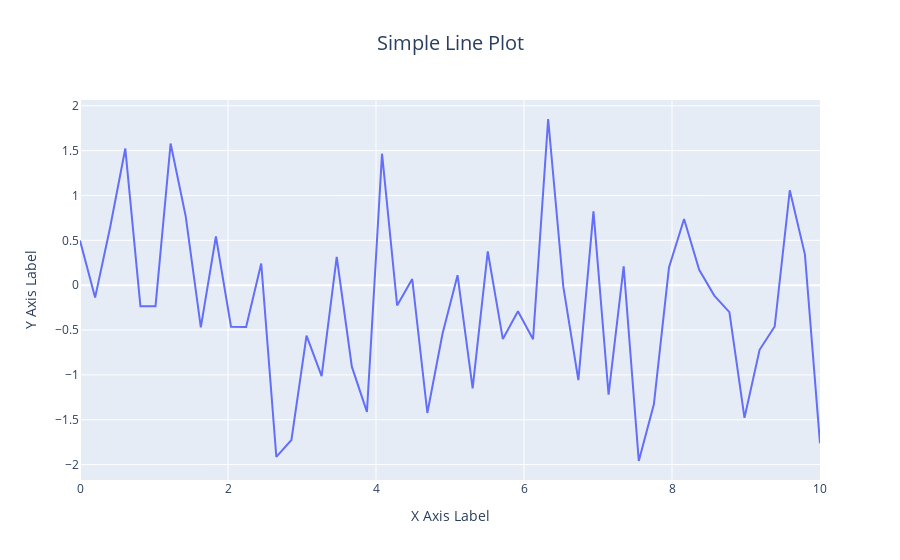

Notebook code cell kept with this figure:
### Markdown cell above
### 20. Using Plotly, create a basic line plot of a randomly generated dataset, label the axes, and set the title as 'Simple Line Plot'.

### Code cell
# Import necessary libraries from Plotly
import plotly.graph_objs as go
import numpy as np

# Generate a random dataset
# For this example, we'll generate 50 random data points for both X and Y axes
np.random.seed(42)  # Set seed for reproducibility
x_data = np.linspace(0, 10, 50)  # Generate 50 evenly spaced numbers between 0 and 10
y_data = np.random.randn(50)  # Generate 50 random numbers with a normal distribution

# Create a line plot using Plotly's go.Line object
line_plot = go.Figure()

# Add the trace to the plot
# The trace represents the data that is plotted on the graph
line_plot.add_trace(go.Scatter(
    x=x_data, 
    y=y_data,
    mode='lines',  # This specifies that we want a line plot
    name='Random Data'  # Label for the legend
))

# Label the axes
line_plot.update_layout(
    xaxis_title='X Axis Label',  # Label for the X axis
    yaxis_title='Y Axis Label',  # Label for the Y axis
    title='Simple Line Plot'  # Title of the plot
)

# Customize the title for better presentation
line_plot.update_layout(
    title=dict(
        font=dict(size=20),  # Set the font size for the title
        x=0.5,  # Center the title horizontally
        xanchor='center'  # Anchor the title in the center
    )
)

# Show the plot 
line_plot.show()

### Figure 1 — Plotly figure (JSON) as saved in the notebook; plotly's stock layout.template omitted (floating-point values rounded to 4 significant figures)
{"data": [{"mode": "lines", "name": "Random Data", "type": "scatter", "x": [0, 0.2041, 0.4082, 0.6122, 0.8163, 1.02, 1.224, 1.429, 1.633, 1.837, 2.041, 2.245, 2.449, 2.653, 2.857, 3.061, 3.265, 3.469, 3.673, 3.878, 4.082, 4.286, 4.49, 4.694, 4.898, 5.102, 5.306, 5.51, 5.714, 5.918, 6.122, 6.327, 6.531, 6.735, 6.939, 7.143, 7.347, 7.551, 7.755, 7.959, 8.163, 8.367, 8.571, 8.776, 8.98, 9.184, 9.388, 9.592, 9.796, 10], "y": [0.4967, -0.1383, 0.6477, 1.523, -0.2342, -0.2341, 1.579, 0.7674, -0.4695, 0.5426, -0.4634, -0.4657, 0.242, -1.913, -1.725, -0.5623, -1.013, 0.3142, -0.908, -1.412, 1.466, -0.2258, 0.06753, -1.425, -0.5444, 0.1109, -1.151, 0.3757, -0.6006, -0.2917, -0.6017, 1.852, -0.0135, -1.058, 0.8225, -1.221, 0.2089, -1.96, -1.328, 0.1969, 0.7385, 0.1714, -0.1156, -0.3011, -1.479, -0.7198, -0.4606, 1.057, 0.3436, -1.763]}], "layout": {"title": {"font": {"size": 20}, "text": "Simple Line Plot", "x": 0.5, "xanchor": "center"}, "xaxis": {"title": {"text": "X Axis Label"}}, "yaxis": {"title": {"text": "Y Axis Label"}}}}
